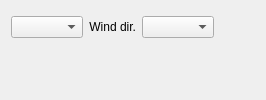
       <widget class="QWidget" name="tab_cpe">
        <attribute name="title">
         <string>Pressure</string>
        </attribute>
        <layout class="QVBoxLayout" name="verticalLayout_4">
         <item>
          <layout class="QHBoxLayout" name="horizontalLayout_44">
           <property name="topMargin">
            <number>5</number>
           </property>
           <property name="rightMargin">
            <number>1</number>
           </property>
           <item>
            <widget class="QComboBox" name="comboBox_pressure"/>
           </item>
           <item>
            <widget class="QLabel" name="label_pressure">
             <property name="text">
              <string>Wind dir.</string>
             </property>
             <property name="alignment">
              <set>Qt::AlignRight|Qt::AlignTrailing|Qt::AlignVCenter</set>
             </property>
            </widget>
           </item>
           <item>
            <widget class="QComboBox" name="comboBox2_pressure"/>
           </item>
           <item>
            <spacer name="horizontalSpacer_6">
             <property name="orientation">
              <enum>Qt::Horizontal</enum>
             </property>
             <property name="sizeHint" stdset="0">
              <size>
               <width>40</width>
               <height>20</height>
              </size>
             </property>
            </spacer>
           </item>
          </layout>
         </item>
         <item>
          <widget class="MatplotlibWidget" name="mplpressure" native="true"/>
         </item>
        </layout>
       </widget>
